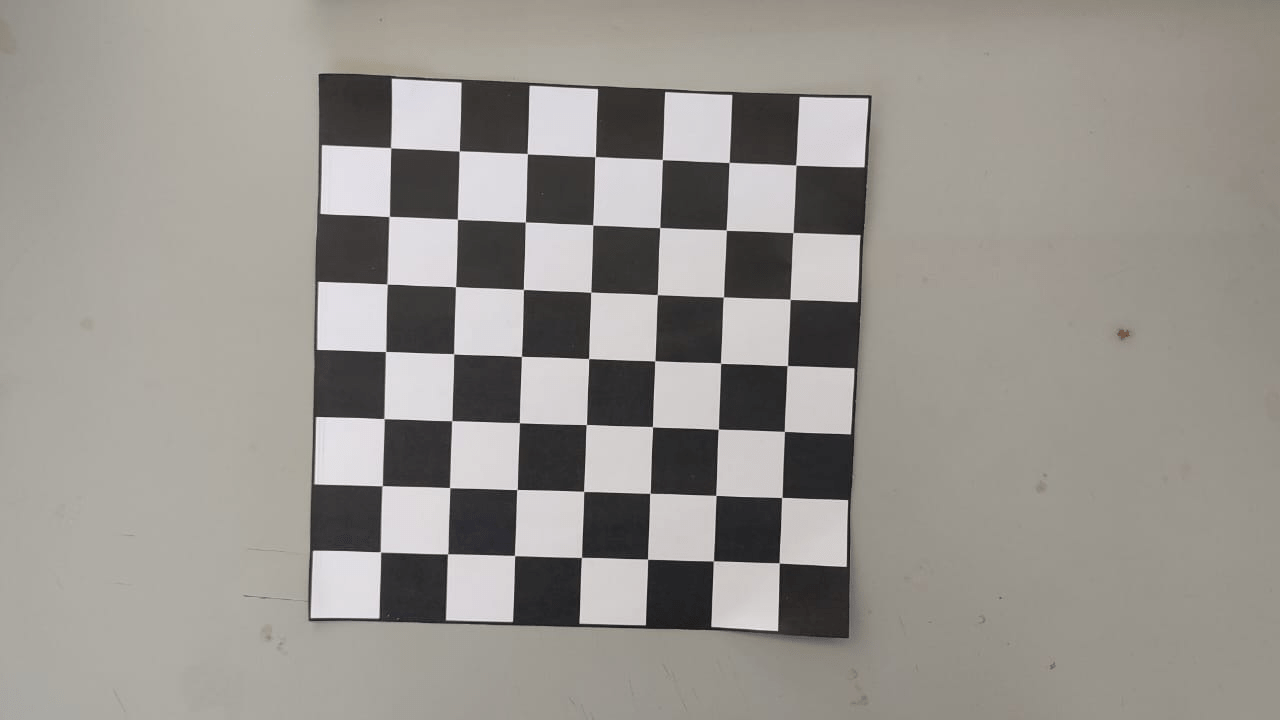
#> input picture cameraCalibration/trainingImages/cali12.png, 1280 x 720 px; its folder holds 5 pictures in this run
$ python cameraCalibration.py
#> lines starting #> are read from the running program, lines starting #| are printed output that depends on the picture; after the words box and inside, x2 and y2 are one past the last pixel; in counts of white or black regions, pixels touching at a corner belong together
import numpy as np
import cv2 as cv
import glob
import pickle


# ----- FIND CHESSBOARD CORNERS - OBJECT POINTS AND IMAGE POINTS ----- #

chessboardSize = (7,7)
frameSize = (640,640)


# Termination criteria
criteria = (cv.TERM_CRITERIA_EPS + cv.TERM_CRITERIA_MAX_ITER, 30, 0.001)


# Prepare object points, like (0,0,0), (1,0,0), (2,0,0) ....,(6,5,0)
objp = np.zeros((chessboardSize[0] * chessboardSize[1], 3), np.float32)
objp[:,:2] = np.mgrid[0:chessboardSize[0],0:chessboardSize[1]].T.reshape(-1,2)

size_of_chessboard_squares_mm = 24
objp = objp * size_of_chessboard_squares_mm


# Arrays to store object points and image points from all the images.
objpoints = [] # 3d point in real world space
imgpoints = [] # 2d points in image plane.


# Find all images from folder
images = glob.glob(r'D:\Usuario\Escritorio\cameraCalibration\trainingImages\*.png')

for image in images:

    img = cv.imread(image)
#> img is the input picture: shape (720, 1280, 3); mean B, G, R 143.1, 148.5, 152.3
    gray = cv.cvtColor(img, cv.COLOR_BGR2GRAY)

    # Find the chess board corners
    ret, corners = cv.findChessboardCorners(gray, chessboardSize, None)
#> ret = False; corners = None

    # If found, add object points, image points (after refining them)
    if ret == True:

        objpoints.append(objp)
        corners2 = cv.cornerSubPix(gray, corners, (11,11), (-1,-1), criteria)
        imgpoints.append(corners)

        # Draw and display the corners
        cv.drawChessboardCorners(img, chessboardSize, corners2, ret)
        cv.imshow('img', img)
        cv.waitKey(100)
#> pass 2 of the loop `for image in images:`:
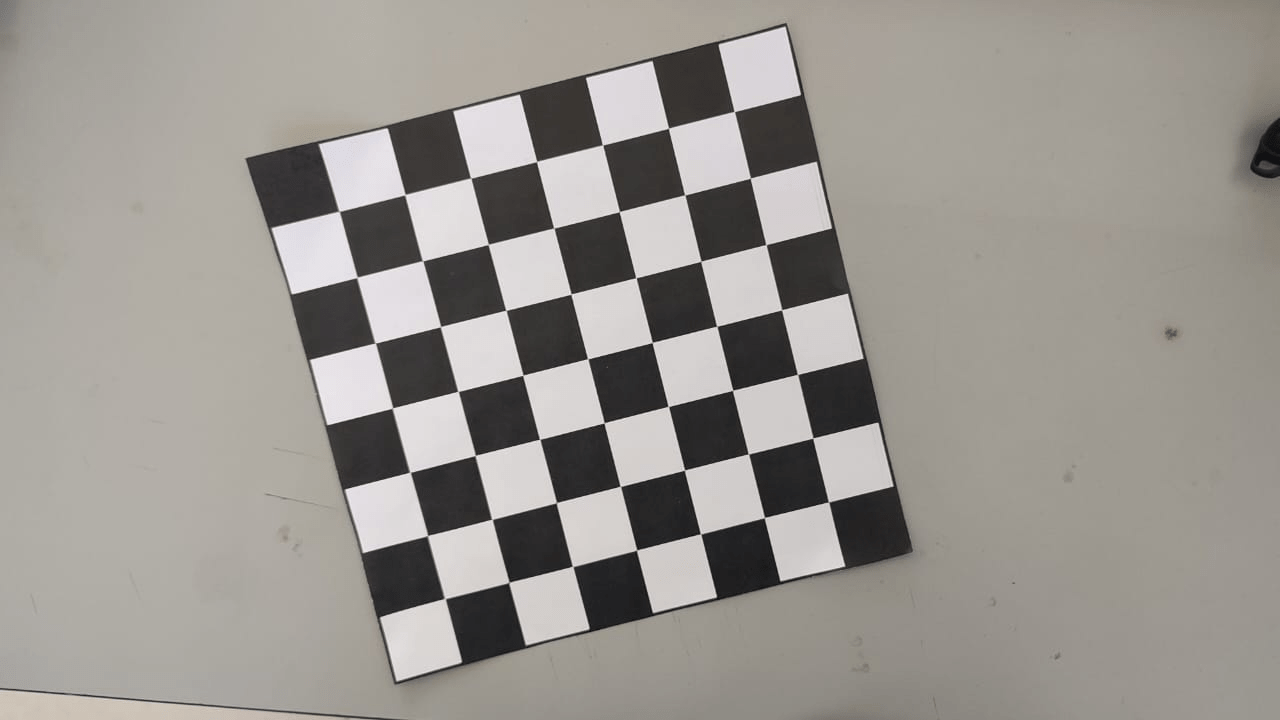
#> input picture cameraCalibration/trainingImages/img1.png, 1280 x 720 px
#> img is the input picture: shape (720, 1280, 3); mean B, G, R 144.4, 149.8, 153.7
#> ret = True; corners = 49 rows, first 8: [733.9, 111.5], [750.4, 177.9], [765.8, 244.8], [781.8, 310], [797.6, 374.4], [812.9, 438.1], [819, 495], [668.6, 127.8]
#> corners2 = 49 rows, first 8: [734.3, 111.5], [750.4, 178.2], [766, 244.6], [781.6, 309.8], [797.5, 374.4], [812.8, 438], [828.5, 501.9], [668.5, 128.2]
#> `cv.drawChessboardCorners(img, chessboardSize, corners2, ret)`:
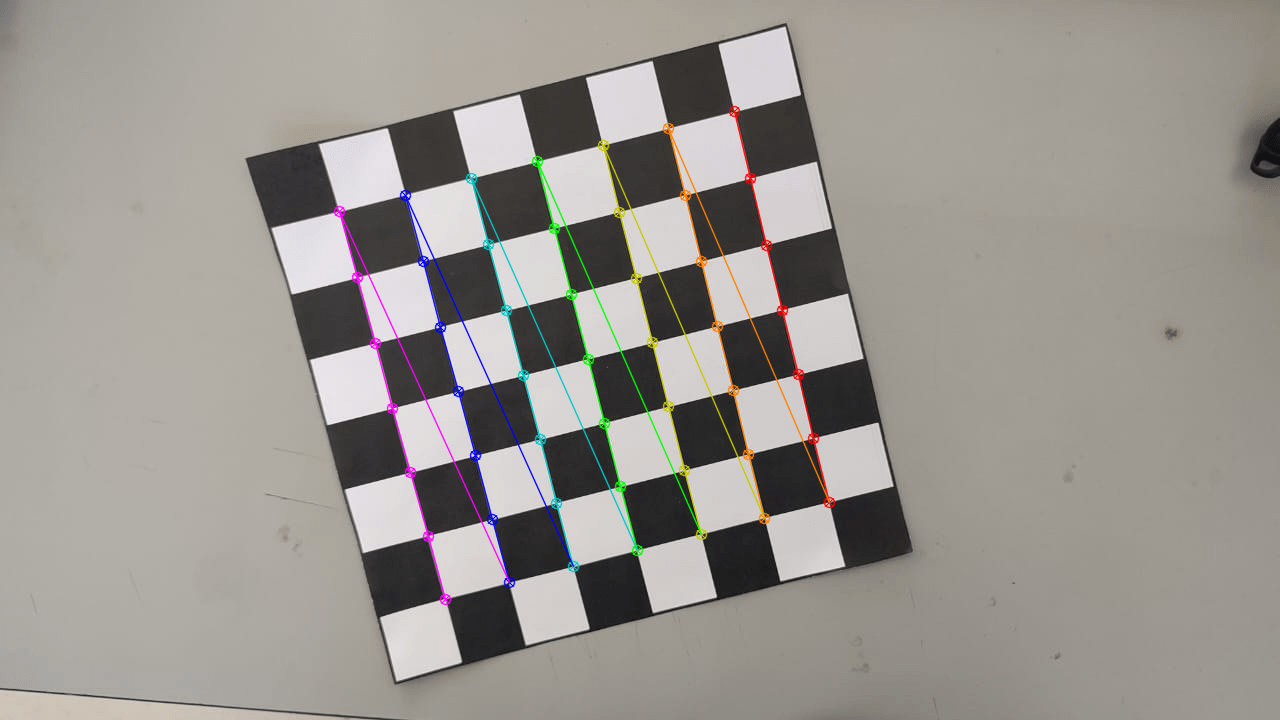
#> img: shape (720, 1280, 3); 2.05% of pixels changed, all inside (x1, y1, x2, y2) = (333, 105, 836, 606)


cv.destroyAllWindows()


# ----- CALIBRATION ----- #

ret, cameraMatrix, dist, rvecs, tvecs = cv.calibrateCamera(objpoints, imgpoints, frameSize, None, None)

# Save the camera calibration result for later use (we won't worry about rvecs / tvecs)
pickle.dump((cameraMatrix, dist), open(r"D:\Usuario\Escritorio\cameraCalibration\calibration.pkl", "wb" ), protocol = 2)
pickle.dump(cameraMatrix, open(r"D:\Usuario\Escritorio\cameraCalibration\cameraMatrix.pkl", "wb" ), protocol = 2)
pickle.dump(dist, open(r"D:\Usuario\Escritorio\cameraCalibration\dist.pkl", "wb" ), protocol = 2)


# ----- UNDISTORTION -----#

# Select a test image
img = cv.imread(r'D:\Usuario\Escritorio\cameraCalibration\trainingImages\cali12.png')
h,  w = img.shape[:2]
#> h = 720; w = 1280
newCameraMatrix, roi = cv.getOptimalNewCameraMatrix(cameraMatrix, dist, (w,h), 1, (w,h))


# Undistort
dst = cv.undistort(img, cameraMatrix, dist, None, newCameraMatrix)

# crop the image
x, y, w, h = roi
dst = dst[y:y+h, x:x+w]
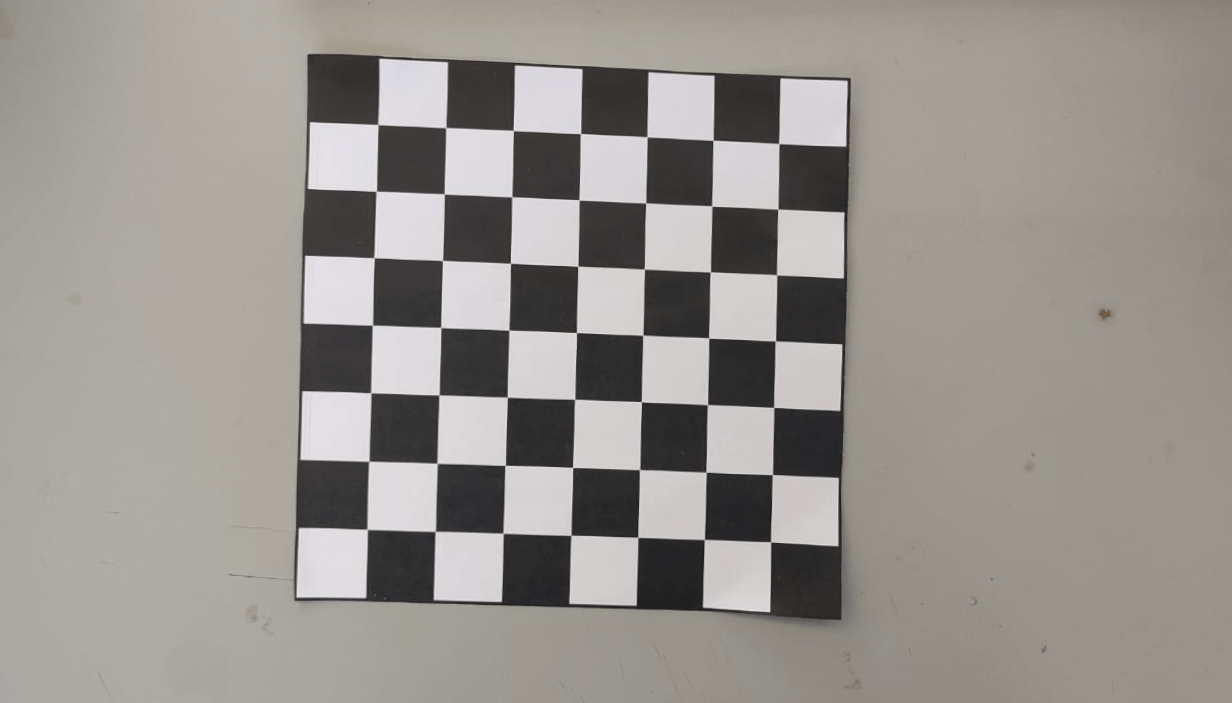
#> dst: shape (703, 1232, 3); mean B, G, R 143.1, 148.3, 152
cv.imwrite(r'D:\Usuario\Escritorio\cameraCalibration\trainingResults\caliResult1.png', dst)


# Undistort with Remapping
mapx, mapy = cv.initUndistortRectifyMap(cameraMatrix, dist, None, newCameraMatrix, (w,h), 5)
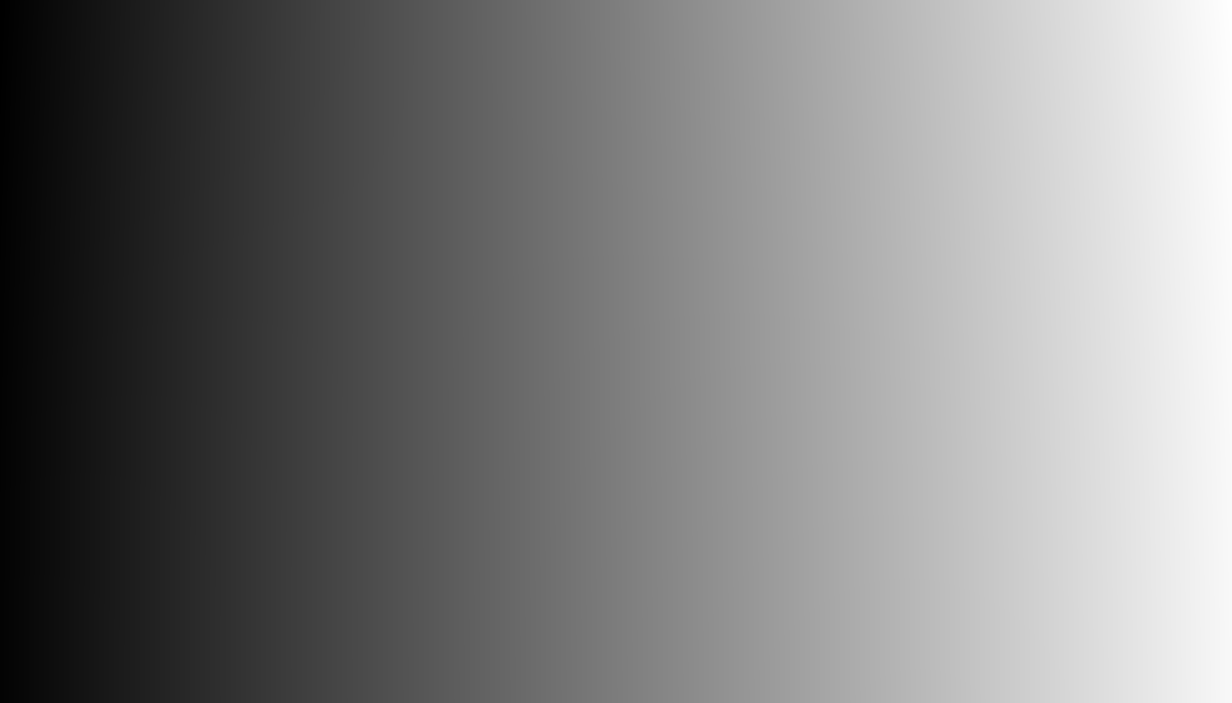
#> mapx: shape (703, 1232) float32; min -16.45, max 1262.1, mean 613.7; drawn with min black and max white
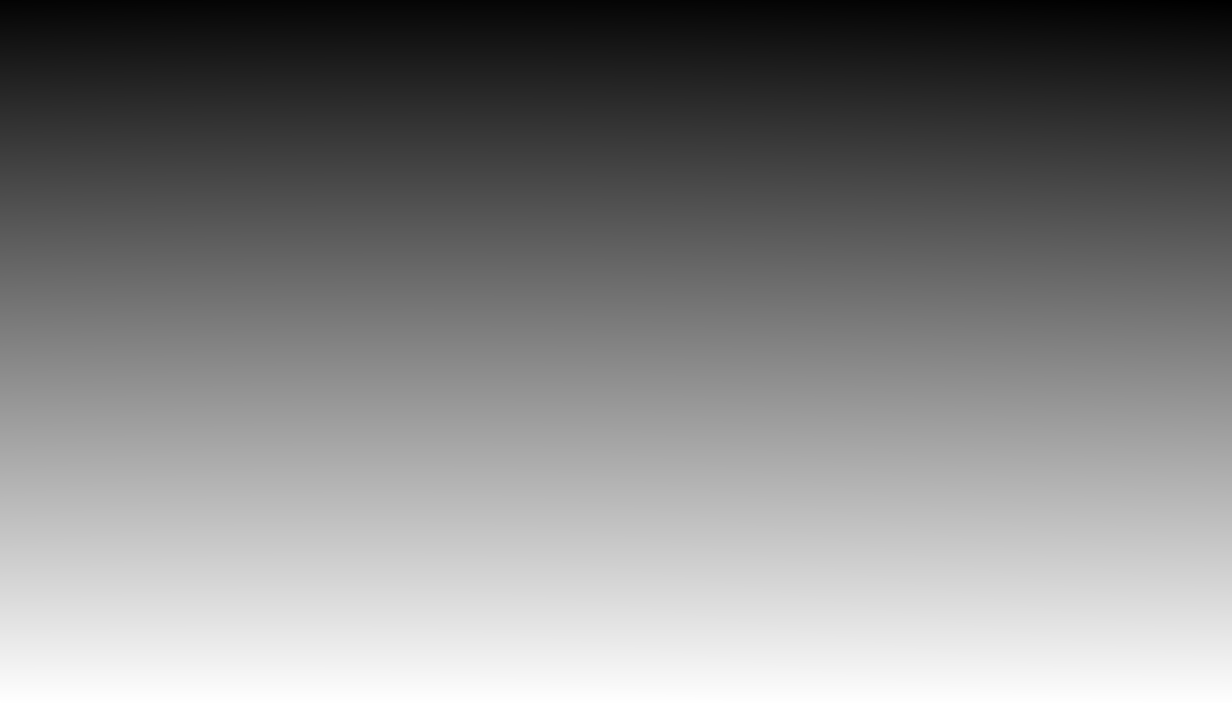
#> mapy: shape (703, 1232) float32; min -15.41, max 704.3, mean 356.8; drawn with min black and max white
dst = cv.remap(img, mapx, mapy, cv.INTER_LINEAR)
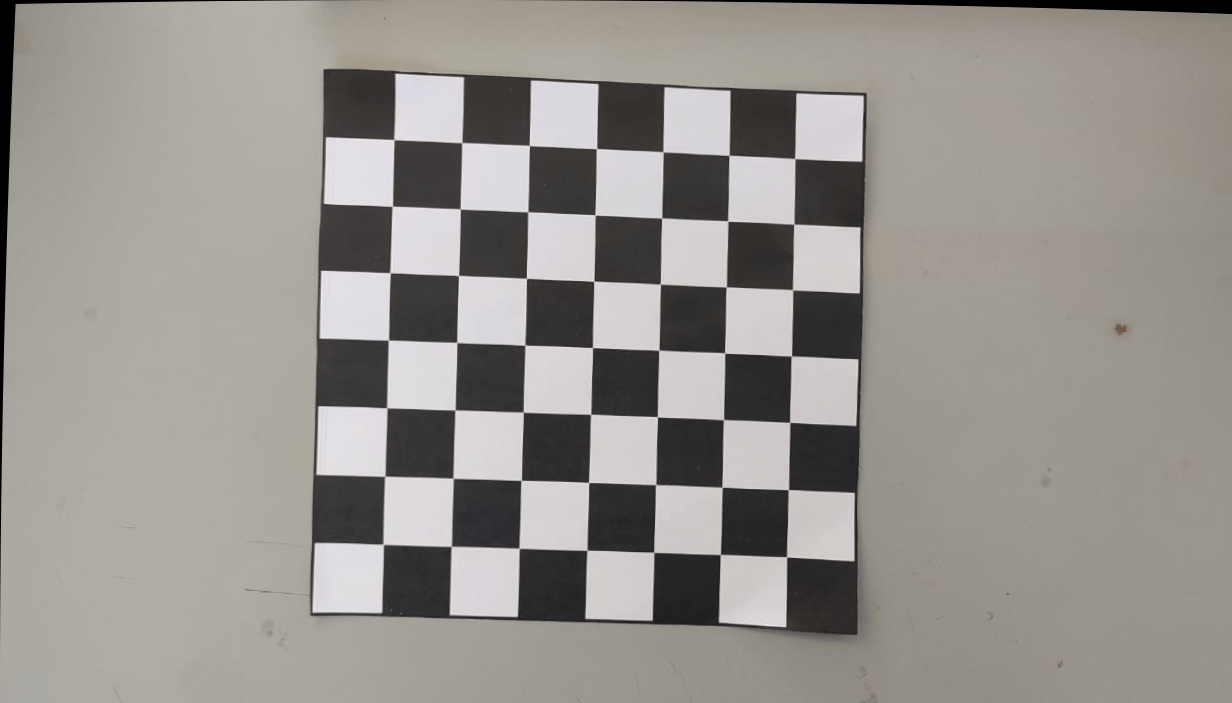
#> dst: shape (703, 1232, 3); mean B, G, R 141.9, 147.1, 150.8


# crop the image
x, y, w, h = roi
dst = dst[y:y+h, x:x+w]
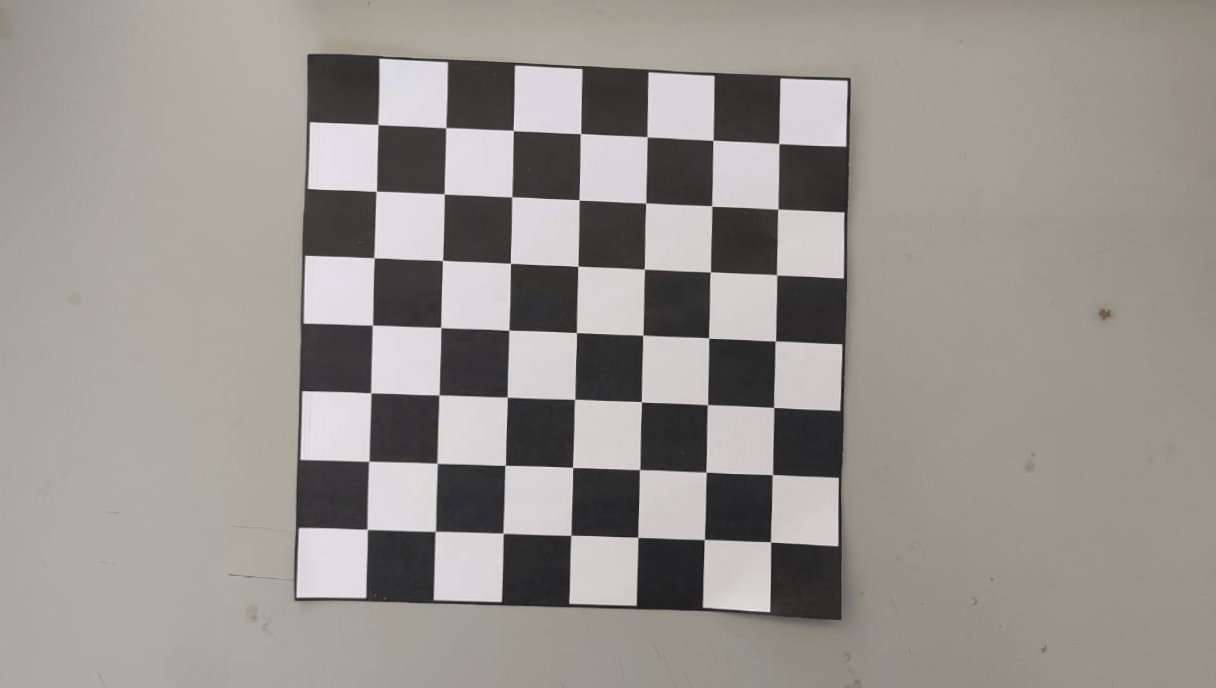
#> dst: shape (688, 1216, 3); mean B, G, R 143.1, 148.2, 151.9
cv.imwrite(r'D:\Usuario\Escritorio\cameraCalibration\trainingResults\caliResult2.png', dst)


# Reprojection Error
mean_error = 0

for i in range(len(objpoints)):
    imgpoints2, _ = cv.projectPoints(objpoints[i], rvecs[i], tvecs[i], cameraMatrix, dist)
    error = cv.norm(imgpoints[i], imgpoints2, cv.NORM_L2)/len(imgpoints2)
    mean_error += error

print( "total error: {}".format(mean_error/len(objpoints)) )
